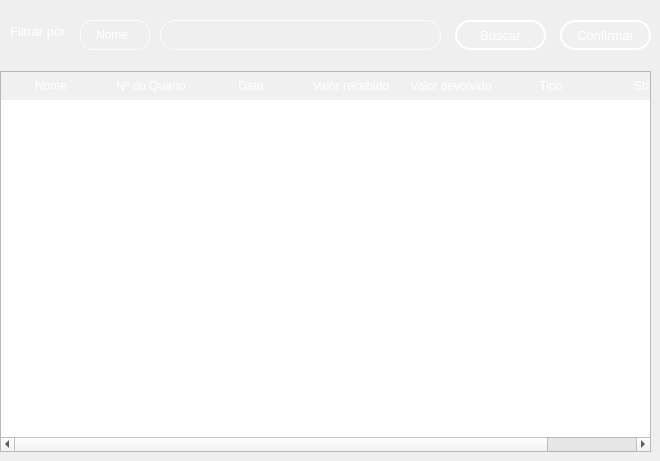
      <widget class="QWidget" name="page_16">
       <widget class="QPushButton" name="bttn_confirm_4">
        <property name="geometry">
         <rect>
          <x>560</x>
          <y>20</y>
          <width>91</width>
          <height>30</height>
         </rect>
        </property>
        <property name="font">
         <font>
          <pointsize>10</pointsize>
         </font>
        </property>
        <property name="styleSheet">
         <string notr="true">QPushButton {
    background-color: rgba(255, 255, 255, 0.5);
    border: 5px solid rgba(255, 255, 255, 0.3); /* Borda branca translúcida */
    color: #333333; /* Texto totalmente opaco */
}

QPushButton:hover {
    background-color: rgba(207, 216, 220, 100);
    border-color:rgba(255, 255, 255,255);
    
}

QPushButton:pressed {
    background-color: #A0B2C8; /* Azul acinzentado */
border-color: #003366; /* Azul escuro */
color: #003366;
}
 QPushButton{border: 2px solid rgba(255, 255, 255, 200);
    border-radius: 15px;
    background-color: rgba(0, 0, 0, 0); /* Totalmente transparente */
    
    /* Espaçamento interno */
    padding: 5px 15px;
    
    /* Cor do texto */
    color: white;
    
    /* Melhora a renderização */
    background-clip: padding-box;
}

/* Efeito ao focar */
QPushButton {
    border: 2px solid rgba(255, 255, 255, 255);
    background-color: rgba(255, 255, 255, 20);
}</string>
        </property>
        <property name="text">
         <string>Confirmar</string>
        </property>
       </widget>
       <widget class="QLabel" name="label_99">
        <property name="geometry">
         <rect>
          <x>10</x>
          <y>23</y>
          <width>65</width>
          <height>16</height>
         </rect>
        </property>
        <property name="font">
         <font>
          <pointsize>10</pointsize>
         </font>
        </property>
        <property name="styleSheet">
         <string notr="true">QLabel {
    background: transparent;
    color: white; /* ou o azul da paleta: #339CFF */
    border: 1one;
    padding: 0px;
}
</string>
        </property>
        <property name="text">
         <string>Filtrar por</string>
        </property>
       </widget>
       <widget class="QComboBox" name="comboBox_filtro_3">
        <property name="geometry">
         <rect>
          <x>80</x>
          <y>20</y>
          <width>70</width>
          <height>30</height>
         </rect>
        </property>
        <property name="styleSheet">
         <string notr="true">QComboBox {
    border: 1px solid rgba(255, 255, 255, 200);  /* Borda visível */
    border-radius: 13px;
    background-color: transparent;              /* Totalmente transparente */
    padding: 5px 15px;
    color: white;
    font-size: 12px;
    background-clip: padding-box;
}

QComboBox:focus {
    border: 1px solid rgba(255, 255, 255, 255);  /* Borda mais forte no foco */
    background-color: rgba(255, 255, 255, 36);   /* Leve destaque no foco */
}

/* Remove o botão e a seta */
QComboBox::drop-down {
    border: 1one;
    background: transparent;
    width: 0px;  /* Esconde o espaço reservado pra seta */
}

QComboBox::down-arrow {
    width: 0;
    height: 0;
    border: 1one;
}

/* Dropdown com estilo flat e legível */
QComboBox QAbstractItemView {
    background-color: #2A2A2A;              /* Fundo da lista */
    color: white;                           /* Texto das opções */
    border: 1px solid rgba(255, 255, 255, 50);
    border-radius: 8px;
    selection-background-color: #339CFF;    /* Azul no hover/seleção */
    selection-color: black;
}
</string>
        </property>
        <item>
         <property name="text">
          <string>Nome</string>
         </property>
        </item>
        <item>
         <property name="text">
          <string>Data</string>
         </property>
        </item>
        <item>
         <property name="text">
          <string>Valor recebido</string>
         </property>
        </item>
        <item>
         <property name="text">
          <string>Tipo</string>
         </property>
        </item>
        <item>
         <property name="text">
          <string>Status</string>
         </property>
        </item>
       </widget>
       <widget class="QLineEdit" name="lineEdit_filtro_2">
        <property name="geometry">
         <rect>
          <x>160</x>
          <y>20</y>
          <width>281</width>
          <height>30</height>
         </rect>
        </property>
        <property name="styleSheet">
         <string notr="true">QLineEdit {
    /* Borda e fundo */
    border: 1px solid rgba(255, 255, 255, 200);
    border-radius: 15px;
    background-color: rgba(0, 0, 0, 0); /* Totalmente transparente */
    
    /* Espaçamento interno */
    padding: 5px 15px;
    
    /* Cor do texto */
    color: white;
    
    /* Melhora a renderização */
    background-clip: padding-box;
}

/* Efeito ao focar */
QLineEdit:focus {
    border: 1px solid rgba(255, 255, 255, 255);
    background-color: rgba(255, 255, 255, 36);
}</string>
        </property>
       </widget>
       <widget class="QPushButton" name="pushButton_buscar_2">
        <property name="geometry">
         <rect>
          <x>455</x>
          <y>20</y>
          <width>91</width>
          <height>30</height>
         </rect>
        </property>
        <property name="font">
         <font>
          <pointsize>10</pointsize>
         </font>
        </property>
        <property name="styleSheet">
         <string notr="true">QPushButton {
    background-color: rgba(255, 255, 255, 0.5);
    border: 5px solid rgba(255, 255, 255, 0.3); /* Borda branca translúcida */
    color: #333333; /* Texto totalmente opaco */
}

QPushButton:hover {
    background-color: rgba(207, 216, 220, 100);
    border-color:rgba(255, 255, 255,255);
    
}

QPushButton:pressed {
    background-color: #A0B2C8; /* Azul acinzentado */
border-color: #003366; /* Azul escuro */
color: #003366;
}
 QPushButton{border: 2px solid rgba(255, 255, 255, 200);
    border-radius: 15px;
    background-color: rgba(0, 0, 0, 0); /* Totalmente transparente */
    
    /* Espaçamento interno */
    padding: 5px 15px;
    
    /* Cor do texto */
    color: white;
    
    /* Melhora a renderização */
    background-clip: padding-box;
}

/* Efeito ao focar */
QPushButton {
    border: 2px solid rgba(255, 255, 255, 255);
    background-color: rgba(255, 255, 255, 20);
}</string>
        </property>
        <property name="text">
         <string>Buscar</string>
        </property>
       </widget>
       <widget class="QTableWidget" name="tableWidget_3">
        <property name="geometry">
         <rect>
          <x>0</x>
          <y>71</y>
          <width>651</width>
          <height>381</height>
         </rect>
        </property>
        <property name="styleSheet">
         <string notr="true">/* Remove todos os espaços e bordas entre os cabeçalhos */
QHeaderView {
    border: 1px;                         /* Remove bordas externas */
    margin: 0px;                         /* Remove margens */
    padding: 0px;                        /* Remove espaçamento */
}

/* Cabeçalho horizontal (linha de títulos) */
QHeaderView::section:horizontal {
    background-color: rgba(255, 255, 255, 20);  /* Azul */
    color: white;
    border: 1px;                         /* Sem bordas */
    padding: 5px 10px;                   /* Espaçamento interno */
}

/* Cabeçalho vertical (linha lateral) */
QHeaderView::section:vertical {
    background-color: rgba(255, 255, 255, 20);  /* Mesmo azul */
    color: white;
    border: 1px;
    padding: 10px 5px;
}

/* Canto superior esquerdo (onde os cabeçalhos se encontram) */
QTableCornerButton::section {
    background-color: rgba(255, 255, 255, 20);  /* Azul para unificar visual */
    border: 1px;
}</string>
        </property>
        <column>
         <property name="text">
          <string>Nome</string>
         </property>
        </column>
        <column>
         <property name="text">
          <string>Nº do Quarto</string>
         </property>
        </column>
        <column>
         <property name="text">
          <string>Data</string>
         </property>
        </column>
        <column>
         <property name="text">
          <string>Valor recebido</string>
         </property>
        </column>
        <column>
         <property name="text">
          <string>Valor devolvido</string>
         </property>
        </column>
        <column>
         <property name="text">
          <string>Tipo</string>
         </property>
        </column>
        <column>
         <property name="text">
          <string>Status</string>
         </property>
        </column>
       </widget>
      </widget>
